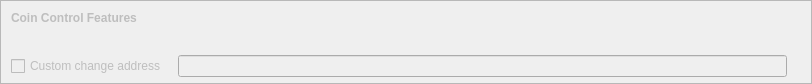
  <widget class="QFrame" name="frameCoinControl">
   <property name="geometry">
    <rect>
     <x>10</x>
     <y>690</y>
     <width>51</width>
     <height>21</height>
    </rect>
   </property>
   <property name="sizePolicy">
    <sizepolicy hsizetype="Expanding" vsizetype="Expanding">
     <horstretch>0</horstretch>
     <verstretch>0</verstretch>
    </sizepolicy>
   </property>
   <property name="maximumSize">
    <size>
     <width>16777215</width>
     <height>16777215</height>
    </size>
   </property>
   <property name="frameShape">
    <enum>QFrame::StyledPanel</enum>
   </property>
   <property name="frameShadow">
    <enum>QFrame::Sunken</enum>
   </property>
   <layout class="QVBoxLayout" name="verticalLayoutCoinControl2_2">
    <property name="spacing">
     <number>0</number>
    </property>
    <property name="leftMargin">
     <number>0</number>
    </property>
    <property name="topMargin">
     <number>0</number>
    </property>
    <property name="rightMargin">
     <number>0</number>
    </property>
    <property name="bottomMargin">
     <number>6</number>
    </property>
    <item>
     <layout class="QVBoxLayout" name="verticalLayoutCoinControl" stretch="0,0,0,1">
      <property name="spacing">
       <number>0</number>
      </property>
      <property name="leftMargin">
       <number>10</number>
      </property>
      <property name="topMargin">
       <number>10</number>
      </property>
      <item>
       <layout class="QHBoxLayout" name="horizontalLayoutCoinControl1">
        <property name="bottomMargin">
         <number>15</number>
        </property>
        <item>
         <widget class="QLabel" name="labelCoinControlFeatures">
          <property name="enabled">
           <bool>false</bool>
          </property>
          <property name="sizePolicy">
           <sizepolicy hsizetype="Preferred" vsizetype="Maximum">
            <horstretch>0</horstretch>
            <verstretch>0</verstretch>
           </sizepolicy>
          </property>
          <property name="font">
           <font>
            <weight>75</weight>
            <bold>true</bold>
           </font>
          </property>
          <property name="styleSheet">
           <string notr="true">font-weight:bold;</string>
          </property>
          <property name="text">
           <string>Coin Control Features</string>
          </property>
         </widget>
        </item>
       </layout>
      </item>
      <item>
       <widget class="QWidget" name="widgetCoinControl" native="true">
        <property name="sizePolicy">
         <sizepolicy hsizetype="Preferred" vsizetype="Preferred">
          <horstretch>0</horstretch>
          <verstretch>0</verstretch>
         </sizepolicy>
        </property>
        <property name="minimumSize">
         <size>
          <width>0</width>
          <height>0</height>
         </size>
        </property>
        <property name="styleSheet">
         <string notr="true"/>
        </property>
        <layout class="QHBoxLayout" name="horizontalLayoutCoinControl5_2">
         <property name="leftMargin">
          <number>0</number>
         </property>
         <property name="topMargin">
          <number>0</number>
         </property>
         <property name="rightMargin">
          <number>0</number>
         </property>
         <property name="bottomMargin">
          <number>0</number>
         </property>
         <item>
          <layout class="QHBoxLayout" name="horizontalLayoutCoinControl3">
           <property name="spacing">
            <number>20</number>
           </property>
           <property name="topMargin">
            <number>0</number>
           </property>
           <property name="bottomMargin">
            <number>10</number>
           </property>
          </layout>
         </item>
        </layout>
       </widget>
      </item>
      <item>
       <layout class="QHBoxLayout" name="horizontalLayoutCoinControl4" stretch="0,0,0">
        <property name="spacing">
         <number>12</number>
        </property>
        <property name="sizeConstraint">
         <enum>QLayout::SetDefaultConstraint</enum>
        </property>
        <property name="topMargin">
         <number>5</number>
        </property>
        <property name="rightMargin">
         <number>5</number>
        </property>
        <item>
         <widget class="QCheckBox" name="checkBoxCoinControlChange">
          <property name="enabled">
           <bool>false</bool>
          </property>
          <property name="toolTip">
           <string>If this is activated, but the change address is empty or invalid, change will be sent to a newly generated address.</string>
          </property>
          <property name="text">
           <string>Custom change address</string>
          </property>
         </widget>
        </item>
        <item>
         <widget class="QValidatedLineEdit" name="lineEditCoinControlChange">
          <property name="enabled">
           <bool>false</bool>
          </property>
          <property name="sizePolicy">
           <sizepolicy hsizetype="Expanding" vsizetype="Fixed">
            <horstretch>0</horstretch>
            <verstretch>0</verstretch>
           </sizepolicy>
          </property>
         </widget>
        </item>
        <item>
         <widget class="QLabel" name="labelCoinControlChangeLabel_2">
          <property name="sizePolicy">
           <sizepolicy hsizetype="Preferred" vsizetype="Expanding">
            <horstretch>0</horstretch>
            <verstretch>0</verstretch>
           </sizepolicy>
          </property>
          <property name="minimumSize">
           <size>
            <width>0</width>
            <height>0</height>
           </size>
          </property>
          <property name="text">
           <string/>
          </property>
          <property name="margin">
           <number>3</number>
          </property>
         </widget>
        </item>
       </layout>
      </item>
      <item>
       <spacer name="verticalSpacerCoinControl">
        <property name="orientation">
         <enum>Qt::Vertical</enum>
        </property>
        <property name="sizeHint" stdset="0">
         <size>
          <width>800</width>
          <height>1</height>
         </size>
        </property>
       </spacer>
      </item>
     </layout>
    </item>
   </layout>
  </widget>
